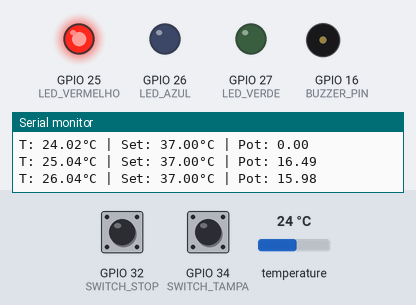
Simulated run of this sketch. Board: ESP32. Shown: output pins drawn as LEDs (lit = HIGH), buzzer (waves = sounding, pin HIGH), the last lines printed to the serial monitor. The inputs (shaded band) are chosen by the test bench; at power-on: GPIO 34 (SWITCH_TAMPA) HIGH, GPIO 32 (SWITCH_STOP) HIGH, temperature 24 °C. WiFi joins after 1.5 s; servers stay silent unless stated.

Above: at 1.9 s.
2.0 s: GPIO 34 (SWITCH_TAMPA) pulled LOW for 1 s
At 2.4 s:
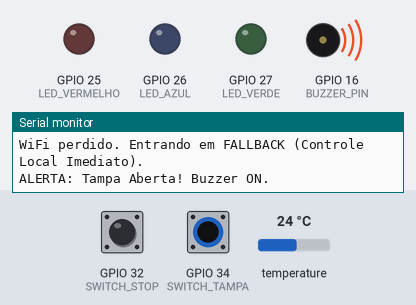
At 4.1 s:
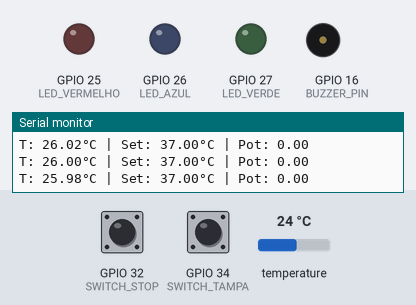
6.2 s: GPIO 34 (SWITCH_TAMPA) pulled LOW for 3.2 s
At 21.5 s:
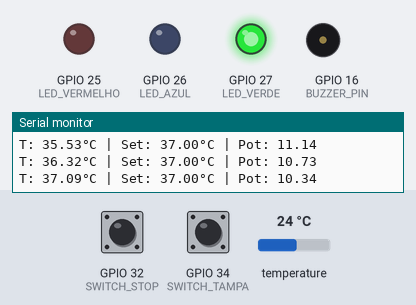
Timing chart, 0 to 22.4 s (numbered marks = the images above; inputs shaded):
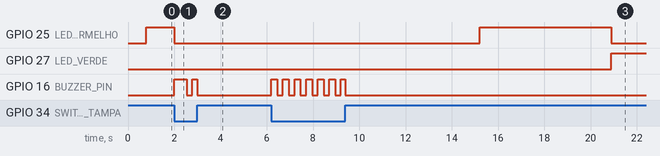

Measured:
- after the input at 2.0 s, GPIO 25 (LED_VERMELHO): HIGH → LOW at once; GPIO 16 (BUZZER_PIN): LOW → HIGH at once, → LOW 0.53 s later, → HIGH 0.25 s later, → LOW 0.22 s later
- after the input at 6.2 s, GPIO 27 (LED_VERDE): LOW → HIGH after 14.7 s instead of 15.0 s; GPIO 16 (BUZZER_PIN): alternates HIGH for 0.25 s and LOW for 0.25 s, 14 changes in all, then stays LOW, starting at once

The sketch:

sketch.ino
```cpp
#include <WiFi.h>
#include <HTTPClient.h>
#include <ArduinoJson.h>
#include <OneWire.h>
#include <DallasTemperature.h>

// --- CONFIGURAÇÃO GERAL E ROTAS ---
const char* ssid = "Wokwi-GUEST";
const char* pass = "";
// URL base da sua aplicação Django (CORRIGIDO para o seu domínio)
const char* BASE_URL = "https://marianarobaina.pythonanywhere.com";

const String API_PREFIX = "/api/v1";

const char* ID_INCUBADORA = "INC_002";

// Endpoints (Usando o prefixo /api/v1/ e o ID para setpoint)
String SETPOINT_BASE_URL = String(BASE_URL) + API_PREFIX + "/setpoint/";
String HISTORICO_ENDPOINT = String(BASE_URL) + API_PREFIX + "/historico/";

// Tolerância para o estado ESTÁVEL (de -1.0 a +1.0 graus)
const float PID_TOLERANCE = 1.0;

// Intervalos
const unsigned long POLLING_INTERVAL = 15000; // 15s para comunicação com o backend
const unsigned long CONTROL_LOOP_TIME = 500;  // 500ms (0.5s) para o ciclo de controle PID
const unsigned long BUZZER_PULSE_TIME = 250; // Duração do pulso do buzzer (250ms ON/OFF)
unsigned long lastPollingTime = 0;
unsigned long lastControlTime = 0;
unsigned long lastBuzzerToggle = 0; // Para o Buzzer

// Setpoints
float setpoint = 37.0;
float last_valid_setpoint = 37.0;

// Variáveis de Timeout e Estado
const int MAX_CONNECT_ATTEMPTS = 5;
int connectAttempts = 0;
const unsigned long WIFI_RECONNECT_INTERVAL = 3000;
unsigned long lastConnectAttempt = 0;

bool systemIsRunning = true;
String currentMode = "VERIFICACAO";

// Sensores (Simulação)
// DS18B20
#define ONE_WIRE_BUS 4
OneWire oneWire(ONE_WIRE_BUS);
DallasTemperature sensors(&oneWire);

float current_temperature;
bool buzzerState = false; // Estado do Buzzer

// --- PINAGEM ---
const int LED_VERDE = 27;
const int LED_AZUL = 26;
const int LED_VERMELHO = 25;
const int BUZZER_PIN = 16;

const int SWITCH_TAMPA = 34;
const int SWITCH_MODE = 35;
const int SWITCH_STOP = 32;
const int BUTTON_MANUAL_HEAT = 19;
const int BUTTON_MANUAL_COOL = 18;

float control_output_power = 0.0;

// --- CLASSE PID ---
class PIDController {
private:
  float Kp, Ki, Kd;
  float integral = 0;
  float previous_error = 0;
  float time_step = (float)CONTROL_LOOP_TIME / 1000.0;

public:
  PIDController(float p, float i, float d) : Kp(p), Ki(i), Kd(d) {}

  float compute(float setpoint, float current_temp) {
    float error = setpoint - current_temp;

    float proportional = Kp * error;

    integral += error * time_step;
    if (integral > 100) integral = 100;
    if (integral < -100) integral = -100;
    float integral_term = Ki * integral;

    float derivative = (error - previous_error) / time_step;
    float derivative_term = Kd * derivative;

    float output = proportional + integral_term + derivative_term;
    previous_error = error;

    return output;
  }

  void resetIntegral() {
    integral = 0;
    previous_error = 0;
  }
};
PIDController pid(0.5, 0.1, 0.05);

// --- MODELO DE SIMULAÇÃO DE TEMPERATURA (ESTÁVEL) ---
const float AMBIENT_TEMP = 25.0;
const float R_THERMAL = 5.0;
const float C_THERMAL = 5.0;
const float MAX_POWER = 10.0;

void updateTemperatureModel(float control_power) {
  control_power = constrain(control_power, -MAX_POWER, MAX_POWER);
  float power_loss = (current_temperature - AMBIENT_TEMP) / R_THERMAL;
  float net_power = control_power - power_loss;
  float delta_T = (net_power / C_THERMAL) * ((float)CONTROL_LOOP_TIME / 1000.0);
  current_temperature += delta_T;
}

// --- FUNÇÕES DE ATUAÇÃO ---
void setLeds(bool red, bool blue, bool green) {
  digitalWrite(LED_VERMELHO, red);
  digitalWrite(LED_AZUL, blue);
  digitalWrite(LED_VERDE, green);
}

// Funções do Buzzer
void handleBuzzerPulse() {
    if (currentMode == "ALERTA") {
        if (millis() - lastBuzzerToggle >= BUZZER_PULSE_TIME) {
            lastBuzzerToggle = millis();
            buzzerState = !buzzerState;
            digitalWrite(BUZZER_PIN, buzzerState ? HIGH : LOW);
        }
    }
}
void startBuzzer() {
    buzzerState = true;
    lastBuzzerToggle = millis();
    digitalWrite(BUZZER_PIN, HIGH);
}
void stopBuzzer() {
    buzzerState = false;
    digitalWrite(BUZZER_PIN, LOW);
}


// --- FUNÇÃO DE COMUNICAÇÃO HTTP: GET Setpoint ---
bool fetchSetpoint() {
  if (WiFi.status() != WL_CONNECTED) {
    return false;
  }

  HTTPClient http;
  String fullUrl = SETPOINT_BASE_URL + ID_INCUBADORA + "/";
  http.begin(fullUrl);

  int httpCode = http.GET();

  if (httpCode == HTTP_CODE_OK || httpCode == HTTP_CODE_CREATED) {
    String payload = http.getString();

    DynamicJsonDocument doc(512);
    DeserializationError error = deserializeJson(doc, payload);

    if (!error && doc.containsKey("setpoint")) {
        setpoint = doc["setpoint"].as<float>();
        last_valid_setpoint = setpoint;
        Serial.print("Setpoint remoto recebido: ");
        Serial.println(setpoint, 2);
        http.end();
        return true;
    }
    Serial.println("Erro ao decodificar JSON ou 'setpoint' ausente.");
    http.end();
    return false;
  } else {
    Serial.print("Erro HTTP (GET Setpoint): " + String(httpCode));
    Serial.println(". Rota: " + fullUrl);
    http.end();
    return false;
  }
}

// --- FUNÇÃO DE COMUNICAÇÃO HTTP: POST Histórico ---
void sendHistory(String mode) {
  if (WiFi.status() != WL_CONNECTED) {
    return;
  }

  DynamicJsonDocument doc(512);
  doc["id_incubadora"] = ID_INCUBADORA;
  doc["temperatura_atual"] = current_temperature;
  doc["sinal_controle"] = control_output_power;
  doc["estado"] = mode;

  doc["setpoint"] = setpoint;
  doc["modo"] = currentMode;

  String jsonBody;
  serializeJson(doc, jsonBody);

  HTTPClient http;
  http.begin(HISTORICO_ENDPOINT);
  http.addHeader("Content-Type", "application/json");

  http.setTimeout(5000);

  int httpCode = http.POST(jsonBody);

  if (httpCode > 0) {
    Serial.print("Histórico POST Enviado (Status: ");
    Serial.print(httpCode);
    Serial.println(")");

    http.getString();
  } else {
    Serial.print("Erro ao enviar Histórico POST: ");
    Serial.println(httpCode);
  }

  http.end();
}

// --- SETUP ---
void setup() {
  Serial.begin(115200);

  sensors.begin();
  sensors.setResolution(12);
  sensors.setWaitForConversion(true);

  // Configuração dos Pinos
  pinMode(LED_VERMELHO, OUTPUT);
  pinMode(LED_AZUL, OUTPUT);
  pinMode(LED_VERDE, OUTPUT);
  pinMode(BUZZER_PIN, OUTPUT);

  // Entradas em modo PULLUP
  pinMode(SWITCH_TAMPA, INPUT_PULLUP);
  pinMode(SWITCH_MODE, INPUT_PULLUP);
  pinMode(SWITCH_STOP, INPUT_PULLUP);
  pinMode(BUTTON_MANUAL_HEAT, INPUT_PULLUP);
  pinMode(BUTTON_MANUAL_COOL, INPUT_PULLUP);

  // Início da simulação de temperatura
  sensors.requestTemperatures();
  float t = sensors.getTempCByIndex(0);

  if (t == DEVICE_DISCONNECTED_C || t == -127.0) {
    Serial.println("ERRO: DS18B20 Desconectado!");
    current_temperature = 25.0; // fallback
  } else {
    current_temperature = t;
  }

  Serial.print("Temperatura inicial (Sensor): ");
  Serial.print(current_temperature, 2);
  Serial.println(" °C");
  Serial.print("ID da Incubadora: ");
  Serial.println(ID_INCUBADORA);

  // Conexão WiFi
  WiFi.begin(ssid, pass);
  Serial.println("Conectando-se ao WiFi...");
}

// --- LOOP PRINCIPAL ---
void loop() {


  // Lógica de Conexão e Polling (Hub Central)
  // Lógica de Reconexão
  if (WiFi.status() != WL_CONNECTED) {
    if (millis() - lastConnectAttempt >= WIFI_RECONNECT_INTERVAL) {
      lastConnectAttempt = millis();
      connectAttempts++;
      Serial.print("Tentativa de reconexão Wi-Fi #");
      Serial.println(connectAttempts);
      WiFi.reconnect();
    }

    // Se a conexão cair, MUDAMOS PARA FALLBACK IMEDIATAMENTE
    if (currentMode != "FALLBACK" && currentMode != "MANUAL") {
        Serial.println("WiFi perdido. Entrando em FALLBACK (Controle Local Imediato).");
        currentMode = "FALLBACK";
        pid.resetIntegral();
        lastPollingTime = millis();
    }
  }

  // B. Lógica de Polling (Roda a cada 15s)
  if (millis() - lastPollingTime >= POLLING_INTERVAL) {
    lastPollingTime = millis();

    // Se estiver conectado, tenta comunicar
    if (WiFi.status() == WL_CONNECTED) {
        connectAttempts = 0;

        // Tenta obter o setpoint (Sempre necessário para sair do FALLBACK ou iniciar o ciclo)
        if (fetchSetpoint()) {
          // Sucesso na comunicação -> vai para a Seleção de Modo (sai do FALLBACK)
          currentMode = "VERIFICACAO_BOTOES";
        } else {
          // Falha na API. Se estiver em AUTOMATICO/VERIFICACAO, vai para FALLBACK.
          if (currentMode == "AUTOMATICO" || currentMode == "VERIFICACAO") {
             Serial.println("Backend falhou na API. MODO AUTOMATICO -> FALLBACK.");
             currentMode = "FALLBACK";
          }
          // Se estiver em MANUAL, permanece em MANUAL
        }
    } else {
        // Se o polling disparar e NÃO houver Wi-Fi (FALLBACK_NO_WIFI)
        sendHistory("FALLBACK_NO_WIFI");
    }
  }

  // Lógica de Pulso do Buzzer (Roda em TODOS os ciclos)
  handleBuzzerPulse();

  // Lógica do Switch LIGA/DESLIGA (Prioridade 0: Parada Imediata)
  if (digitalRead(SWITCH_STOP) == LOW) {
    if (systemIsRunning) {
      Serial.println("DESLIGAR: Sistema Parado.");
      sendHistory("STOP");
      systemIsRunning = false;
      control_output_power = 0.0;
      setLeds(false, false, false);
      stopBuzzer();
    }
    return;
  } else {
    if (!systemIsRunning) {
      Serial.println("LIGA: Reiniciando o ciclo.");
      systemIsRunning = true;
      pid.resetIntegral();
      currentMode = "VERIFICACAO";
      lastPollingTime = 0;
    }
  }

  // Se o sistema estiver desligado, retorna
  if (!systemIsRunning) {
      return;
  }

  // Verificação de Segurança (Prioridade 1: ALERTA - Tampa Aberta)
  if (digitalRead(SWITCH_TAMPA) == LOW) {
    if (currentMode != "ALERTA") {
      Serial.println("ALERTA: Tampa Aberta! Buzzer ON.");
      currentMode = "ALERTA";
      control_output_power = 0.0;
      setLeds(false, false, false);
      startBuzzer(); // Inicia o pulso do buzzer
    }

    return;
  } else {
    if (currentMode == "ALERTA") {
       Serial.println("ALERTA: Resolvido. Retornando ao Hub.");
       stopBuzzer(); // Para o pulso do buzzer
       currentMode = "VERIFICACAO";
       lastPollingTime = 0;
    }
  }

  // Modelo de Temperatura
  if (millis() - lastControlTime >= CONTROL_LOOP_TIME) {
    lastControlTime = millis();
    updateTemperatureModel(control_output_power);

    Serial.print("T: ");
    Serial.print(current_temperature, 2);
    Serial.print("°C | Set: ");
    Serial.print(setpoint, 2);
    Serial.print("°C | Pot: ");
    Serial.println(control_output_power, 2);
  }


  // Lógica de Modos (Executa o controle: FALLBACK, MANUAL, AUTOMATICO)

  if (currentMode == "FALLBACK") {
      // do/Rodar PID localmente.
      control_output_power = pid.compute(last_valid_setpoint, current_temperature);

      // Atuação LED (Usa a tolerância PID_TOLERANCE)
      if (abs(last_valid_setpoint - current_temperature) <= PID_TOLERANCE) {
        setLeds(false, false, true); // ESTÁVEL
      } else if (last_valid_setpoint > current_temperature) {
        setLeds(true, false, false); // AQUECER
      } else {
        setLeds(false, true, false); // RESFRIAR
      }

  } else if (currentMode == "VERIFICACAO_BOTOES") {
      // Seleção de Modo
      if (digitalRead(SWITCH_MODE) == LOW) { // LOW = MANUAL
        Serial.println("Modo selecionado: MANUAL.");
        currentMode = "MANUAL";
        pid.resetIntegral();
      } else { // HIGH = AUTOMATICO
        Serial.println("Modo selecionado: AUTOMATICO.");
        currentMode = "AUTOMATICO";
        pid.resetIntegral();
      }

  } else if (currentMode == "MANUAL") {
      // CONTROLE MANUAL (Sem PID)
      bool heating = digitalRead(BUTTON_MANUAL_HEAT) == LOW;
      bool cooling = digitalRead(BUTTON_MANUAL_COOL) == LOW;

      if (heating) {
        setLeds(true, false, false);
        control_output_power = MAX_POWER;
      } else if (cooling) {
        setLeds(false, true, false);
        control_output_power = -MAX_POWER;
      } else {
        // Potência zero quando o botão é solto
        setLeds(false, false, false);
        control_output_power = 0.0;
      }

      // Fim do ciclo e Retorno ao Hub
      if (millis() - lastPollingTime >= POLLING_INTERVAL) {
        sendHistory("MANUAL_IDLE");
        currentMode = "VERIFICACAO";
      }

  } else if (currentMode == "AUTOMATICO") {
      // CONTROLE AUTOMÁTICO (PID)

      control_output_power = pid.compute(setpoint, current_temperature);
      float error_abs = abs(setpoint - current_temperature);

      String state_name;
      // Lógica ESTÁVEL usando PID_TOLERANCE
      if (error_abs <= PID_TOLERANCE) {
        state_name = "ESTAVEL";
        setLeds(false, false, true);
      } else if (setpoint > current_temperature) {
        state_name = "AQUECER";
        setLeds(true, false, false);
      } else {
        state_name = "RESFRIAR";
        setLeds(false, true, false);
      }

      if (millis() - lastPollingTime >= POLLING_INTERVAL) {
        sendHistory(state_name);
        currentMode = "VERIFICACAO";
      }
  }
}
```
